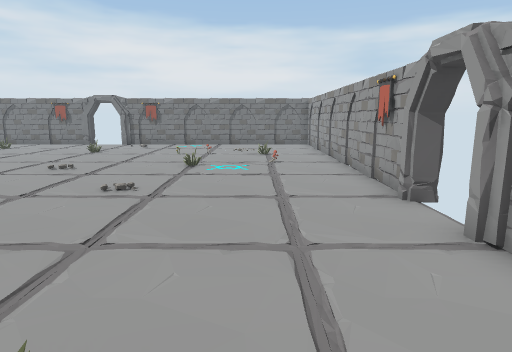
view 1 (above)

16 first-person views from a walk through a scene from a Unity 3-D project. The camera is 1.5 m above the floor, tilts 10° down and sees 75° across. The floor is counted in squares, 1 m on a side. Each view is taken from the middle of a square. On the plan, view 1 faces up. The plan holds only what a view shows up to about 15 squares ahead; the rest is blank. The player is left out. Some animated figures are left out.

view 2
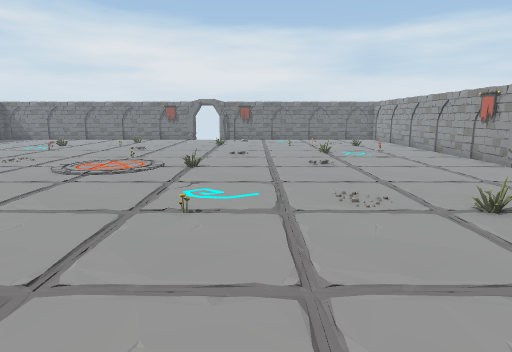

view 3
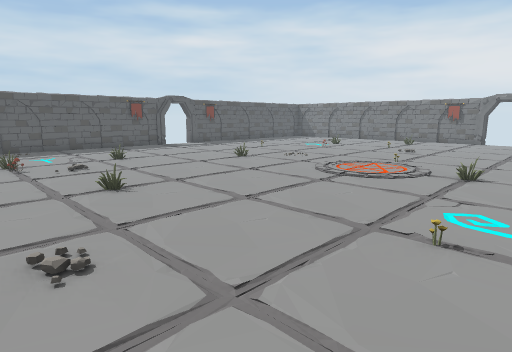

view 4
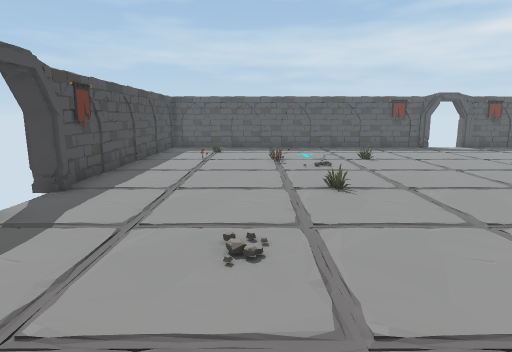

view 5
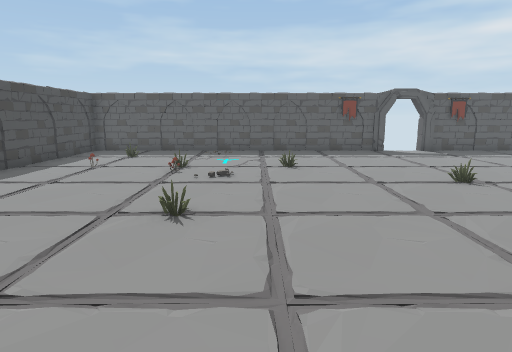

view 6
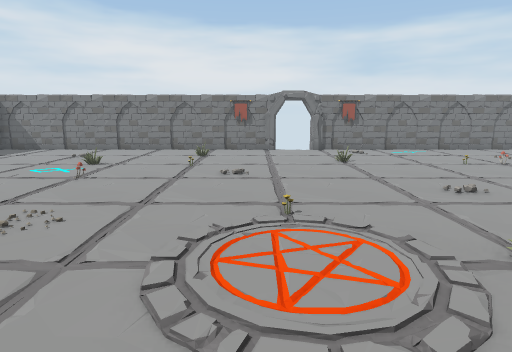

view 7
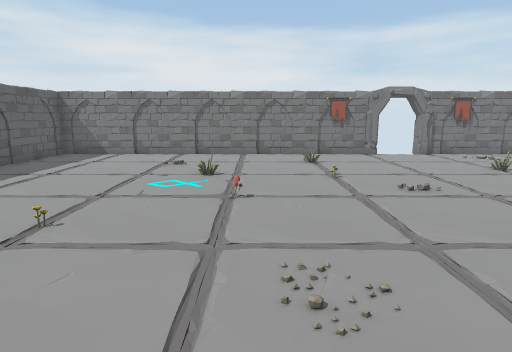

view 8
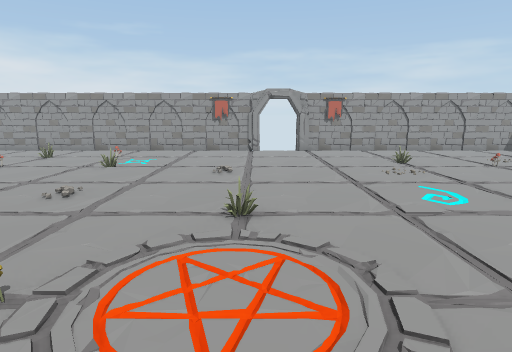

view 9
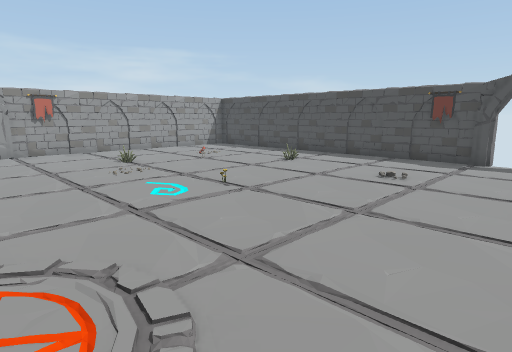

view 10
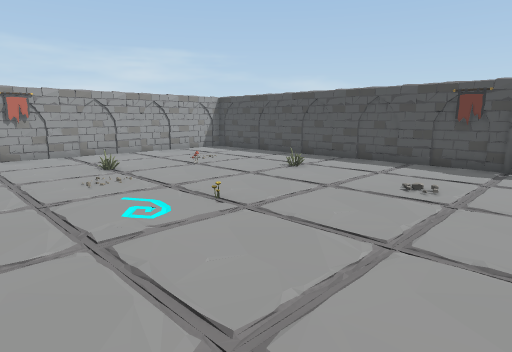

view 11
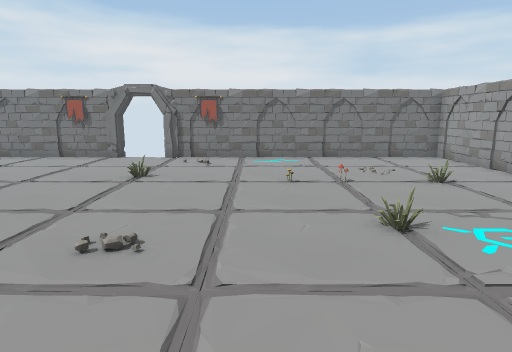

view 12
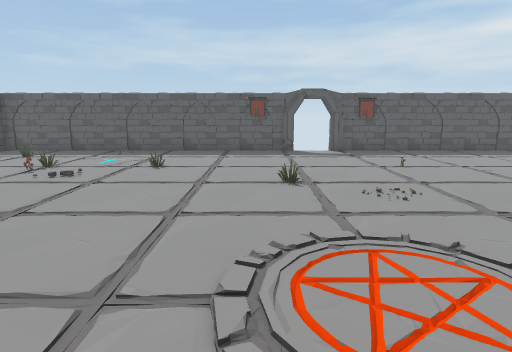

view 13
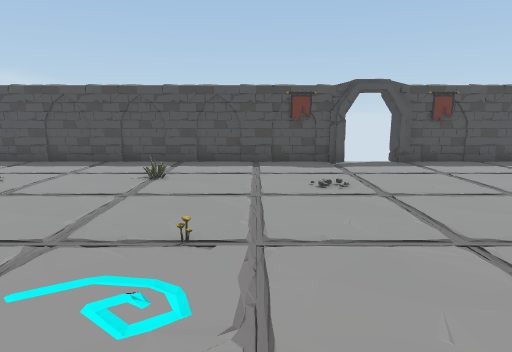

view 14
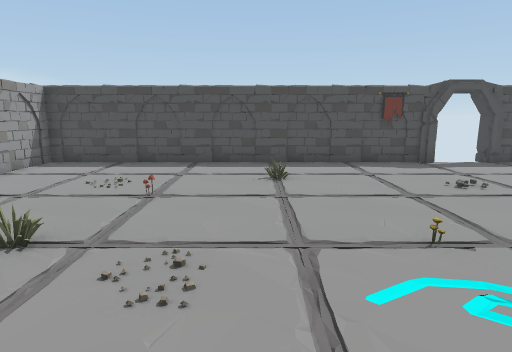

view 15
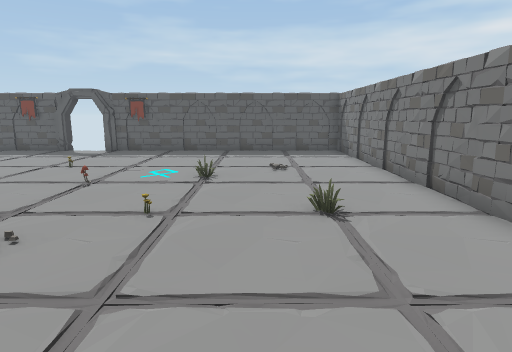

view 16
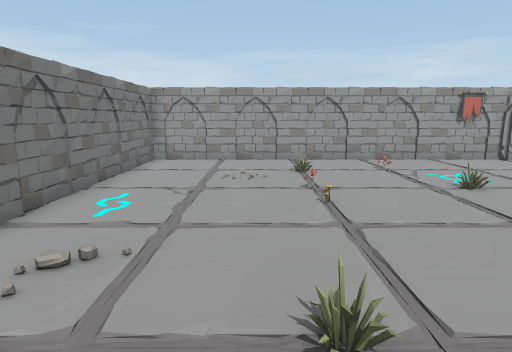

### Floor plan
Points are (right, up) in squares from view 1. A wall is a line through its corners. A room is listed if a view was taken in it or the views show most of it. See-through windows are left out.
Room 1 (views 1, 2, 3, 4, 5, 6, 7, 8, 9, 10, 11, 12, 13, 14, 15, 16)
walls: (-9.1, 18.5) (-9.6, 18.5); (2.6, 5.8) (2.6, 6.2); (-9, 18.7) (-21.9, 18.7) (-21.9, 8.3); (2.8, 5.8) (2.8, 6.6); (2.9, 5.7) (2.9, 6.6); (2.9, 8.4) (2.9, 18.6) (2, 18.7); (-12.3, 18.7) (-13.4, 18.5); (3, 9.7) (2.8, 10.2); (3, 10) (2.9, 11.8); (2.8, 11.3) (2.9, 12.2); (-21.8, 6.7) (-21.7, 6.2); (-21.9, 6.8) (-21.9, -6.1) (-11.6, -6.1); (-9.9, -5.9) (-8.9, -6.2); (-9.9, -5.9) (-9.8, -5.9); (-9.9, -6) (-8.5, -6.2); (-14.8, 18.7) (-15.9, 18.6); (-7.5, -6) (-4.9, -6.2); (-9.9, -6.1) (-9.4, -6); (-9.9, -6.2) (2.9, -6.2) (2.9, 4.2); (2.9, 1.2) (3, 2.3); (-2.3, 18.7) (-3.8, 18.6); (-6.1, -6.2) (-5.6, -6); (-5.3, -6.2) (-4.1, -6.1); (-1.5, 18.6) (-3.1, 18.8); (-21.9, 1) (-21.8, -0.1); (-21.9, 0.7) (-22, 0.2); (-3.3, -6.2) (-1.5, -6); (2.8, -1.3) (3, -0.2); (3.1, 14.9) (2.9, 16.8); (-3.2, -6.4) (-2.6, -5.9); (-15.7, -6.3) (-14, -6.1); (2.9, 16.3) (3, 17.3); (-0.8, -6.3) (1, -6.1); (0.5, -6.1) (1.5, -6.2); (2.9, 18.7) (-7.5, 18.7)
ways out: gap at (-9, 19)
objects: other object (-20, -4); other object (-17, -4); other object (-17, -1); other object (-17, 2); other object (-17, 9); other object (-16, -1); other object (-15, 6); other object (-15, 14); other object (-14, 11); other object (-12, 0); other object (-12, 13); other object (-12, 16); other object (-9, 8); other object (-7, 6); other object (-7, 14); flower (-6, 1); other object (-4, -3); other object (-3, 14); other object (-2, -1); other object (-2, 10) to (-2, 11); other object (-2, 14); other object (-1, 1); other object (0, 14); other object (1, 11)

Positions as (right, up) in squares from view 1, and headings:
1: (0, 0), facing up
2: (-5, -4), facing up
3: (-5, -3), facing up-left
4: (-5, -2), facing left
5: (-7, 1), facing left
6: (-10, 3), facing up
7: (-14, 5), facing up
8: (-12, 6), facing right
9: (-12, 6), facing down-right
10: (-11, 5), facing down-right
11: (-4, 6), facing up
12: (-7, 5), facing left
13: (-7, 5), facing down
14: (-4, 5), facing down
15: (-7, 15), facing left
16: (-9, 15), facing right
